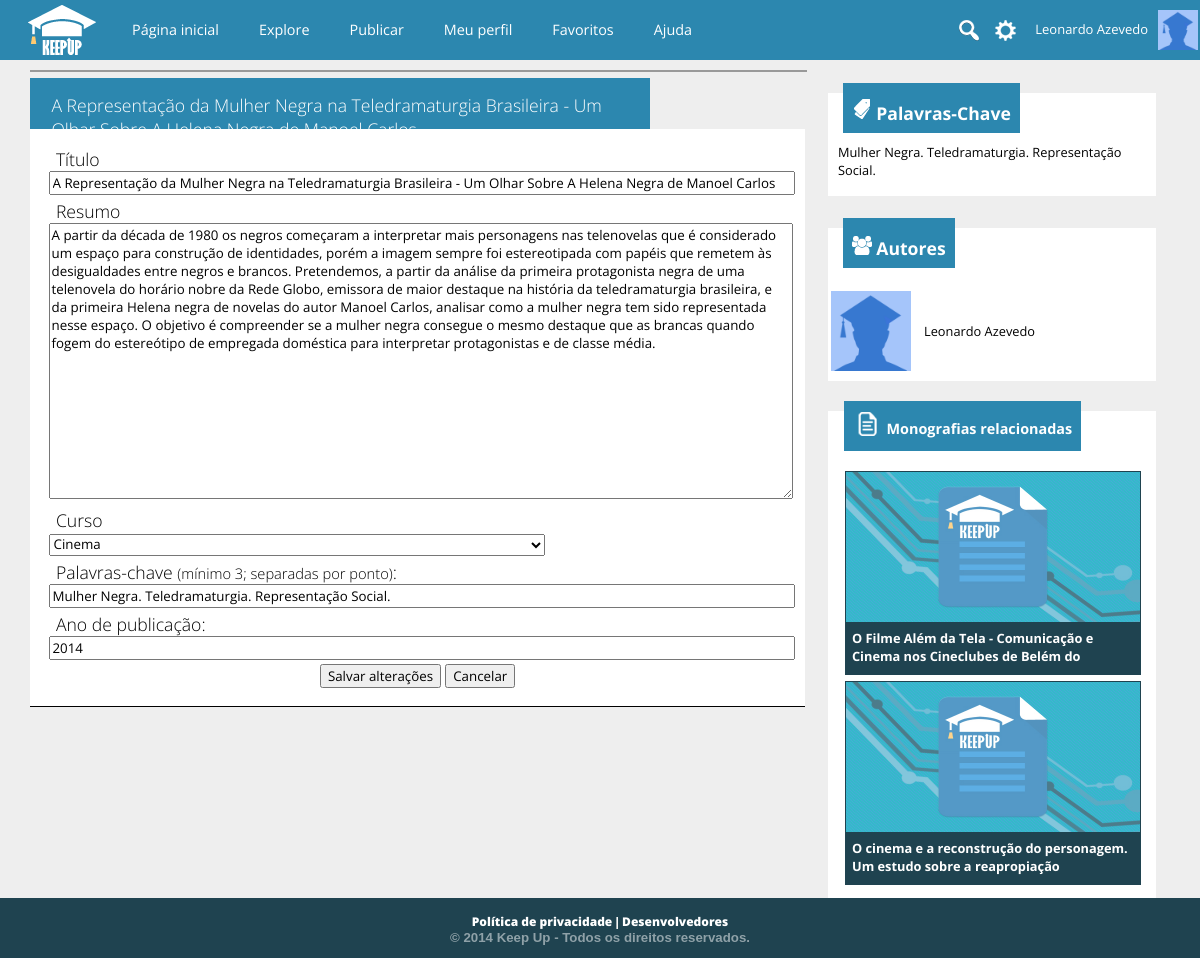
The app's page /editartrabalho.php?t=8 (signed in) with its own data.
### tables this page shows
CREATE TABLE `aluno` (
  `cd_aluno` int(11) NOT NULL AUTO_INCREMENT,
  `cd_usuario` int(11) NOT NULL,
  `nm_aluno` varchar(100) NOT NULL,
  `dt_nascimento` date NOT NULL,
  `tx_bio` text,
  `nm_url_avatar` text,
  `nm_fb` varchar(50) DEFAULT NULL,
  `tx_url_linkedin` text,
  `tx_url_externo` text,
  `nm_profissao` varchar(50) DEFAULT NULL,
  `cd_cidade` int(11) DEFAULT NULL,
  PRIMARY KEY (`cd_aluno`),
  UNIQUE KEY `cd_usuario` (`cd_usuario`),
  KEY `fk_alunocidade` (`cd_cidade`),
  CONSTRAINT `fk_alunocidade` FOREIGN KEY (`cd_cidade`) REFERENCES `cidade` (`cd_cidade`),
  CONSTRAINT `fk_alunousuario` FOREIGN KEY (`cd_usuario`) REFERENCES `usuario` (`cd_usuario`)
);

CREATE TABLE `trabalho` (
  `cd_trabalho` int(11) NOT NULL AUTO_INCREMENT,
  `nm_titulo` varchar(200) NOT NULL,
  `ds_resumo` text,
  `cd_escola` int(11) NOT NULL,
  `cd_curso` int(11) NOT NULL,
  `dt_publicado` datetime NOT NULL,
  `aa_publicacao` int(4) NOT NULL,
  `tx_pchave` varchar(255) DEFAULT '',
  PRIMARY KEY (`cd_trabalho`),
  KEY `fk_trabalhoescola` (`cd_escola`),
  KEY `fk_trabalhocurso` (`cd_curso`),
  CONSTRAINT `fk_trabalhocurso` FOREIGN KEY (`cd_curso`) REFERENCES `curso` (`cd_curso`),
  CONSTRAINT `fk_trabalhoescola` FOREIGN KEY (`cd_escola`) REFERENCES `escola` (`cd_escola`)
);

CREATE TABLE `curso` (
  `cd_curso` int(11) NOT NULL AUTO_INCREMENT,
  `nm_curso` varchar(100) NOT NULL,
  `vl_nivel` tinyint(4) NOT NULL,
  `cd_area` int(11) NOT NULL,
  PRIMARY KEY (`cd_curso`),
  UNIQUE KEY `nm_curso` (`nm_curso`),
  KEY `fk_curso_area` (`cd_area`),
  CONSTRAINT `fk_curso_area` FOREIGN KEY (`cd_area`) REFERENCES `area` (`cd_area`)
);

### sessao.php (called while the page is built, shortened)
<?php
if(isset($_SESSION["logado"]) && $_SESSION["logado"] == true) {
	$logado = true;
	$sessao = $_SESSION;
}
?>

### conexao.class.php (called while the page is built, shortened)
<?php
class Conexao {
	private $host = "localhost";
	private $usuario = "root";
	private $senha = "usbw";
	private $banco = "keepup";
	private function conectar() {
		if($this->conexao = mysql_connect($this->host, $this->usuario, $this->senha)) {
			if($this->conexaoBanco = mysql_select_db($this->banco)) {
				return $this;
			}
		}
		die("conexao.class:20". mysql_error());
	}
	public function consultar($sql) {
		if($query = mysql_query($sql)) {
			$arr_resultado = array();
			while($resultado = mysql_fetch_array($query)) {
				array_push($arr_resultado, $resultado);
			}
			return $arr_resultado;
		}
		else {
			echo "conexao:39: ".mysql_error();
			$this->erro = mysql_error();
			$this->desconectar();
			return false;
		}
	}
}
?>

### public_html/editartrabalho.php (the view, shortened to what this page needs)
<?php
require "../sessao.php";
    ?>
    <?php
require "../conexao.class.php";
$conexao = new Conexao;
$cd_trabalho = $_GET['t'];
$comando = "SELECT * FROM trabalho WHERE cd_trabalho = $cd_trabalho";
$trabalho = $conexao->consultar($comando);
$comando =
    "SELECT
        al.nm_aluno 'nome', al.cd_usuario 'cdUser', al.cd_aluno 'cd', al.nm_url_avatar 'urlAvatar',
        c.nm_curso 'nmCurso'
    FROM
        autoria au, trabalho t, aluno al, curso c
    WHERE
        t.cd_trabalho = $cd_trabalho and
        au.cd_trabalho = t.cd_trabalho and
        au.cd_aluno = al.cd_aluno and
        t.cd_curso = c.cd_curso";
$autores = $conexao->consultar($comando);
    ?>
    <?php
$sessao["cursos"] = $conexao->consultar(
    "SELECT nm_curso, cd_curso
    from curso");
$sessao["escolas"] = $conexao->consultar(
    "SELECT nm_escola, cd_escola
    from escola");
$relacionados = $conexao->consultar(
    "SELECT * FROM trabalho t where cd_curso = {$trabalho[0]["cd_curso"]}
    order by rand() limit 3;"
);
?>
<!doctype html>
<html>
<head>
	<link href="cs/style_monografia.css" type="text/css" rel="stylesheet">
    <link href="cs/global.css" rel="stylesheet" type="text/css" />
</head>
<body>
    <?php include "header.php"; ?>
	<section>
    	<div id="bloco1_esquerda_resumo">
                <div id="imagem_monografia">
                </div>
        		<div id="bloco1_esquerda_titulo">
                	<h1><?php echo $trabalho[0]["nm_titulo"]; ?></h1>
                </div>
                <div id="bloco1_esquerda_parte_escrita">
                   <form action="php/editartrabalho.php" method="POST">
                   		<table id="table_publicar_1" style="width:100%">
                        	<tr>
                            	<td>
                              		<h1>Título</h1>
                                    <input required id="nmTitulo" name="nmTitulo" class="txtTituloMonografia" type="text" value="<?php echo $trabalho[0]["nm_titulo"]; ?>">
                                </td>
                            </tr>
                            <tr>
                            	<td>
                              		<h1>Resumo</h1>
                                    <textarea rows="15" class="txtTituloMonografia" name="dsResumo" required id="dsResumo"><?php echo $trabalho[0]["ds_resumo"]; ?></textarea>
                                </td>
                            </tr>
                            <tr>
                            	<td>
                              		<h1>Curso</h1>
                                    <select name="cdCurso">
                                        <?php foreach($sessao["cursos"] as $curso) { ?>
                                            <option value="<?php echo $curso["cd_curso"]; ?>" <?php if($curso["cd_curso"] == $trabalho[0]["cd_curso"]) echo "selected"; ?>>
                                                <?php echo $curso["nm_curso"]; ?>
                                            </option>
                                        <?php } ?>
                                    </select>
                                </td>
                            </tr>
                            <Tr>
                            	<Td>
                                    <h1>
                                        <label for="tx_pchaves">Palavras-chave <small>(mínimo 3; separadas por ponto)</small>:</label>
                                    </h1>
                                    <input required class="txtTituloMonografia" type="text" value="<?php echo $trabalho[0]["tx_pchave"]; ?>" name="tx_pchaves" pattern="^[^\.]+\.[^\.]+\.[^\.]+$">
                                </Td>
                            </Tr>
                            <Tr>
                                <Td>
                                    <h1>
                                        <label for="aaPublicacaoReal">Ano de publicação:</label>
                                    </h1>
                                    <input required class="txtTituloMonografia" type="text" value="<?php echo $trabalho[0]["aa_publicacao"]; ?>" name="aaPublicacaoReal" pattern="[0-9]{4}" title="AAAA">
                                </Td>
                            </Tr>
                        	<tr>
                            	<Td colspan="2" style="text-align:center;">
                                	  <input id="btnSalvar" type="submit" value="Salvar alterações">
                                      <input id="btnCancelar" type="button" value="Cancelar">
                                </Td>
                            </tr>
                        </table>
                   </form>
                </div>
        </div>
        <div id="direita" style="height:auto">
            <div id="bloco2_palavra_chave">
            	<header class="UltimosTrabalhos">
                          <div class="latest_posts">
		                          <table>
                                  	<tr>
                                    	<td> <img src="images/index_icons/chave.png" style="margin-top:-20px" > </td>
                                  		<td> <h1> Palavras-Chave </h1> </td>
                                    </tr>
                                  </table>
                          </div>
                    </header>
            	<p><?php echo $trabalho[0]["tx_pchave"]; ?></p>
            </div>
            <div id="bloco3_autores">
            	<header class="UltimosTrabalhos">
                          <div class="latest_posts">
		                          <table>
                                  	<tr>
                                    	<td> <img src="images/index_icons/autores.png"> </td>
                                  		<td> <h1> Autores </h1> </td>
                                    </tr>
                                  </table>
                          </div>
                    </header>
    <?php foreach ($autores as $autor) { ?>
        <a href='usuario.php?u=<?php echo $autor['cdUser']; ?>' style="color:black;">
           <table id="table_autores">
              <tr>
              <td style="width:80px">
                                <div id="foto_usuario_monografia">
                <?php if($autor['urlAvatar'] <> '') { ?>
                    <img src="images/upload/<?php echo "{$autor['cdUser']}/{$autor['urlAvatar']}"; ?>" class="imagem_usuario">
                <?php }
                else { ?>
                    <img src="images/default/usericon.png" class="imagem_usuario">
                <?php } ?>
                </div>
                </td>
                <td style="padding-left:10px">
                <?php
                    echo "<p>{$autor['nome']}</p>";
                ?>
                </td>
            </tr>
            </table>
        </a>
    <?php } ?>
			</div>
           <?php if(sizeof($relacionados) > 0) { ?>
            <div id="bloco4_monografia_relacionada">
                    <header class="UltimosTrabalhos">
                          <div class="latest_posts" style="margin-left:-2%;">
                              <table>
                                <tr>
                                    <td> <img src="images/perfil_usuario/monografias.png" width="30"> </td>
                                    <td> <h1 style="font-size:.9em"> Monografias relacionadas </h1> </td>
                                </tr>
                              </table>
                          </div>
                    </header>
                    <?php foreach ($relacionados as $trabalhoRelacionado) {
                    if($trabalhoRelacionado['cd_trabalho'] <> $cd_trabalho){   ?>
                    <a href="trabalho.php?t=<?php echo $trabalhoRelacionado['cd_trabalho'];?>">
                        <div id="cada_monografia_relacionada">
                            <div class="imagem_monografia_relacionada">
                                <img src="images/imagens_monografias/img_vis.jpg" class="imagem_relacionada">
                            </div>
                            <footer class="titulo_relacionada"> <h1> <?php echo substr($trabalhoRelacionado['nm_titulo'], 0, 75);?></h1>  </footer>
                        </div>
                    </a>
                    <?php }}?>
                </div>
            </div>
           <?php } ?>
    </section>
    <?php include_once("footer.php") ?>
</body>
</html>

### public_html/header.php (shortened to what this page needs)
	<header>
   		<a href="index.php"> <div id="logo"> </div>  </a>
        <div class="nav">
				<a href="./"><div class="bot_nav">Página inicial</div></a>
				<a href="explore.php"> <div class="bot_nav"> Explore </div></a>
			<?php if($logado) { ?>
				<a href="publicar.php"><div class="bot_nav"> Publicar </div></a>
				<a href="usuario.php?u=<?php echo $sessao["cd_usuario"]; ?>"><div class="bot_nav">Meu perfil</div></a>
                <?php if($sessao["tipoConta"] == "A") { ?>
                    <a href="aluno.php?u=<?php echo $sessao["login"]; ?>&ver=favoritos"><div class="bot_nav">Favoritos</div></a><?php } ?>
			<?php } ?>
            <a href="guias.php"> <div class="bot_nav"> Ajuda </div> </a>
        </div>
    <?php if($logado) { echo "<a href='usuario.php?u={$sessao["cd_usuario"]}'>"; } ?>
    	<div id="foto_usuario_menu">
		<?php if($logado) { ?>
                        <div id="quadrado_foto_usuario_menu">
                        <?php
			if($_SESSION['url_avatar'] <> '') {
				echo "<img src='images/upload/{$sessao["cd_usuario"]}/{$_SESSION['url_avatar']}' style='width:40px; height:40px' >";
			}
			else {
				echo "<img src='images/default/usericon.png' width='40px' alt=''>";
			}?>
                        </div>
                        <p> <?php echo $sessao["nome"]; ?> </p>
<?php } ?>
        </div>
        <?php if($logado) echo "</a>"; ?>
        	<?php if($logado) { ?>
    		<div id="configuracoes_menu"> </div>
                <?php } ?>
       		<div id="pesquisa_menu"></div>
    </header>

### records on screen
aluno: nm_aluno "Leonardo Azevedo"
trabalho: nm_titulo "A Representação da Mulher Negra na Teledramaturgia Brasileira - Um…", nmTitulo "A Representação da Mulher Negra na Teledramaturgia Brasileira - Um Olhar Sobre A Helena Negra de Manoel Carlos", dsResumo "A partir da década de 1980 os negros começaram a interpretar mais personagens nas telenovelas que é considerado um espaço para construção de identidades, porém a imagem sempre foi estereotipada com papéis que remetem às desigualdades entre negros e brancos. Pretendemos, a partir da análise da primeira protagonista negra de uma telenovela do horário nobre da Rede Globo, emissora de maior destaque na história da teledramaturgia brasileira, e da primeira Helena negra de novelas do autor Manoel Carlos, analisar como a mulher negra tem sido representada nesse espaço. O objetivo é compreender se a mulher negra consegue o mesmo destaque que as brancas quando fogem do estereótipo de empregada…", cdCurso "Cinema", tx_pchaves "Mulher Negra. Teledramaturgia. Representação Social.", aaPublicacaoReal "2014", tx_pchave "Mulher Negra. Teledramaturgia. Representação Social."
trabalho: nm_titulo "O Filme Além da Tela - Comunicação e Cinema nos Cineclubes de Belém do"
trabalho: nm_titulo "O cinema e a reconstrução do personagem. Um estudo sobre a reapropiação"
